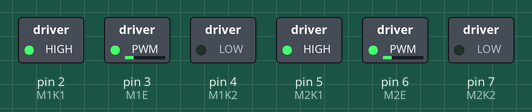
This sketch was run on a simulated Arduino Uno, built with avr-gcc and run on an emulated ATmega328P. Shown: switched loads named in the sketch (green lamp = pin HIGH).

Above: at 0.1 s.
Timing chart, 0 to 1.6 s (numbered marks = the images above):
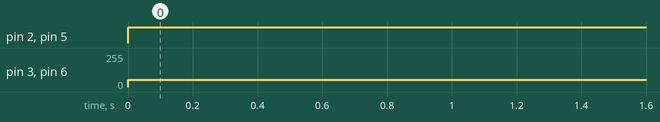

The sketch:

motor_test.ino
```cpp
// 1. Motor için tanımlar
#define M1K1  2
#define M1K2  4
#define M1E  3
// 2. Motor için tanımlar
#define M2K1  5
#define M2K2  7
#define M2E  6
void setup() {
  pinMode(M1K1,OUTPUT);
  pinMode(M1K2,OUTPUT);
  pinMode(M1E,OUTPUT);
  pinMode(M2K1,OUTPUT);
  pinMode(M2K2,OUTPUT);
  pinMode(M2E,OUTPUT);

}

void loop() {
digitalWrite(M1K1,HIGH);
digitalWrite(M1K2,LOW);
analogWrite(M1E,55);
digitalWrite(M2K1,HIGH);
digitalWrite(M2K2,LOW);
analogWrite(M2E,55);
}
```

Measured:
- by itself, pin 2 (M1K1), pin 5 (M2K1): LOW → HIGH at 0.00 s
- by itself, pin 3 (M1E), pin 6 (M2E): 0/255 → 55/255 at 0.00 s
